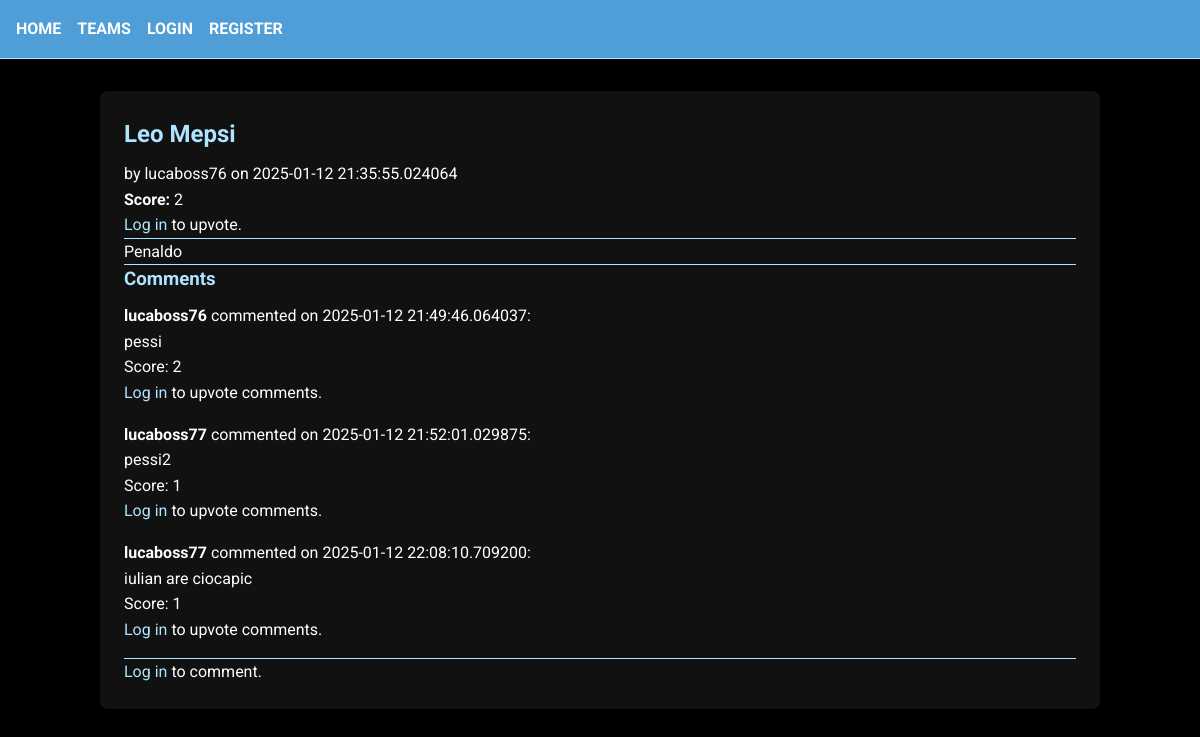
The page /teams/1/post/1 on the database its author committed.
### football_forum/app/models.py (models this page shows)
class Post(db.Model):
    __tablename__ = 'posts'
    id = db.Column(db.Integer, primary_key=True)
    title = db.Column(db.String(200), nullable=False)
    content = db.Column(db.Text, nullable=False)
    timestamp = db.Column(db.DateTime, default=datetime.utcnow)
    user_id = db.Column(db.Integer, db.ForeignKey('users.id'), nullable=False)
    team_id = db.Column(db.Integer, db.ForeignKey('teams.id'), nullable=False)
    comments = db.relationship('Comment', backref='post', lazy=True, cascade='all, delete-orphan')
    votes = db.relationship('PostVote', backref='post', lazy=True, cascade='all, delete-orphan')
    @property
    def vote_score(self):
        return sum(v.value for v in self.votes)

class User(db.Model, UserMixin):
    __tablename__ = 'users'
    id = db.Column(db.Integer, primary_key=True)
    username = db.Column(db.String(80), unique=True, nullable=False)
    email = db.Column(db.String(120), unique=True, nullable=True)
    password = db.Column(db.String(200), nullable=False)
    posts = db.relationship('Post', backref='author', lazy=True)
    comments = db.relationship('Comment', backref='author', lazy=True)

class PostVote(db.Model):
    __tablename__ = 'post_votes'
    id = db.Column(db.Integer, primary_key=True)
    value = db.Column(db.Integer, default=1)
    user_id = db.Column(db.Integer, db.ForeignKey('users.id'), nullable=False)
    post_id = db.Column(db.Integer, db.ForeignKey('posts.id'), nullable=False)

class Comment(db.Model):
    __tablename__ = 'comments'
    id = db.Column(db.Integer, primary_key=True)
    content = db.Column(db.Text, nullable=False)
    timestamp = db.Column(db.DateTime, default=datetime.utcnow)
    user_id = db.Column(db.Integer, db.ForeignKey('users.id'), nullable=False)
    post_id = db.Column(db.Integer, db.ForeignKey('posts.id'), nullable=False)
    votes = db.relationship('CommentVote', backref='comment', lazy=True, cascade='all, delete-orphan')
    @property
    def vote_score(self):
        return sum(v.value for v in self.votes)

class CommentVote(db.Model):
    __tablename__ = 'comment_votes'
    id = db.Column(db.Integer, primary_key=True)
    value = db.Column(db.Integer, default=1)
    user_id = db.Column(db.Integer, db.ForeignKey('users.id'), nullable=False)
    comment_id = db.Column(db.Integer, db.ForeignKey('comments.id'), nullable=False)

### football_forum/app/forum.py (the view, shortened to what this page needs)
@forum.route('/<int:team_id>/post/<int:post_id>', methods=['GET', 'POST'])
def post_detail(team_id, post_id):
    team = Team.query.get_or_404(team_id)
    post = Post.query.get_or_404(post_id)
    if post.team_id != team.id:
        flash('This post does not belong to that team.', 'error')
        return redirect(url_for('forum.team_posts', team_id=team.id))
    comments = Comment.query.filter_by(post_id=post.id).order_by(Comment.timestamp.asc()).all()
    return render_template('post_detail.html', team=team, post=post, comments=comments)

### football_forum/app/templates/post_detail.html
{% extends "base.html" %}
{% block content %}
<h2>{{ post.title }}</h2>
<p>
  by {{ post.author.username }} on {{ post.timestamp }}<br>
  <strong>Score:</strong> {{ post.vote_score }}
</p>
{% if current_user.is_authenticated %}
  <form method="POST" action="{{ url_for('forum.upvote_post', team_id=team.id, post_id=post.id) }}">
    <button type="submit" class="upvote-btn">Upvote Post</button>
  </form>
{% else %}
  <p><a href="{{ url_for('auth.login') }}">Log in</a> to upvote.</p>
{% endif %}
<hr>
<p>{{ post.content }}</p>
<hr>
<h3>Comments</h3>
{% for comment in comments %}
  <div style="margin-bottom: 1rem;">
    <p>
      <strong>{{ comment.author.username }}</strong> commented on {{ comment.timestamp }}:
    </p>
    <p>{{ comment.content }}</p>
    <p>Score: {{ comment.vote_score }}</p>
    {% if current_user.is_authenticated %}
      <form method="POST"
            action="{{ url_for('forum.upvote_comment', team_id=team.id, post_id=post.id, comment_id=comment.id) }}">
        <button type="submit" class="upvote-btn">Upvote Comment</button>
      </form>
    {% else %}
      <p><a href="{{ url_for('auth.login') }}">Log in</a> to upvote comments.</p>
    {% endif %}
  </div>
{% else %}
  <p>No comments yet. Be the first to comment!</p>
{% endfor %}
<hr>
{% if current_user.is_authenticated %}
  <form method="POST" action="">
    <label for="comment_content">Add a Comment:</label><br>
    <textarea name="comment_content" rows="3"></textarea><br>
    <button type="submit">Post Comment</button>
  </form>
{% else %}
  <p><a href="{{ url_for('auth.login') }}">Log in</a> to comment.</p>
{% endif %}
{% endblock %}

### football_forum/app/templates/base.html (shortened to what this page needs)
<!DOCTYPE html>
<html lang="en">
<head>
    <link rel="stylesheet" href="{{ url_for('static', filename='css/style.css') }}">
</head>
<body>
<nav>
    <a href="{{ url_for('main.index') }}">Home</a>
    <a href="{{ url_for('forum.list_teams') }}">Teams</a>
    {% if current_user.is_authenticated %}
        <a href="{{ url_for('main.dashboard') }}">Dashboard</a>
        <a href="{{ url_for('auth.logout') }}">Logout</a>
    {% else %}
        <a href="{{ url_for('auth.login') }}">Login</a>
        <a href="{{ url_for('auth.register') }}">Register</a>
    {% endif %}
</nav>
<hr>
<div class="container">
    {% block content %}{% endblock %}
</div>
</body>
</html>

### football_forum/app/static/css/style.css (style rules this page uses)
:root { --background-color: #000000; --primary-color: #4F9ED8; --accent-color: #AEE4FF; --text-color: #FFFFFF; --container-bg: #111111; }
* { margin: 0; padding: 0; box-sizing: border-box; }
body { font-family: 'Roboto', sans-serif; background-color: var(--background-color); color: var(--text-color); line-height: 1.6; }
a { color: var(--accent-color); text-decoration: none; }
nav { background-color: var(--primary-color); display: flex; gap: 1rem; padding: 1rem; }
nav a { color: var(--text-color); font-weight: bold; text-transform: uppercase; }
hr { border: none; border-top: 1px solid var(--accent-color); }
.container { width: 90%; max-width: 1000px; margin: 2rem auto; padding: 1.5rem; background-color: var(--container-bg); border-radius: 8px; }
h1, h2, h3, h4, h5 { color: var(--accent-color); margin-bottom: 0.5rem; }

### rows shown on the page
Post: title "Leo Mepsi", timestamp "2025-01-12 21:35:55.024064", content "Penaldo"
User: author.username "lucaboss76"
PostVote: vote_score "2"
Comment: author.username "lucaboss76", timestamp "2025-01-12 21:49:46.064037", content "pessi", vote_score "2"
Comment: author.username "lucaboss77", timestamp "2025-01-12 21:52:01.029875", content "pessi2", vote_score "1"
Comment: author.username "lucaboss77", timestamp "2025-01-12 22:08:10.709200", content "iulian are ciocapic", vote_score "1"
